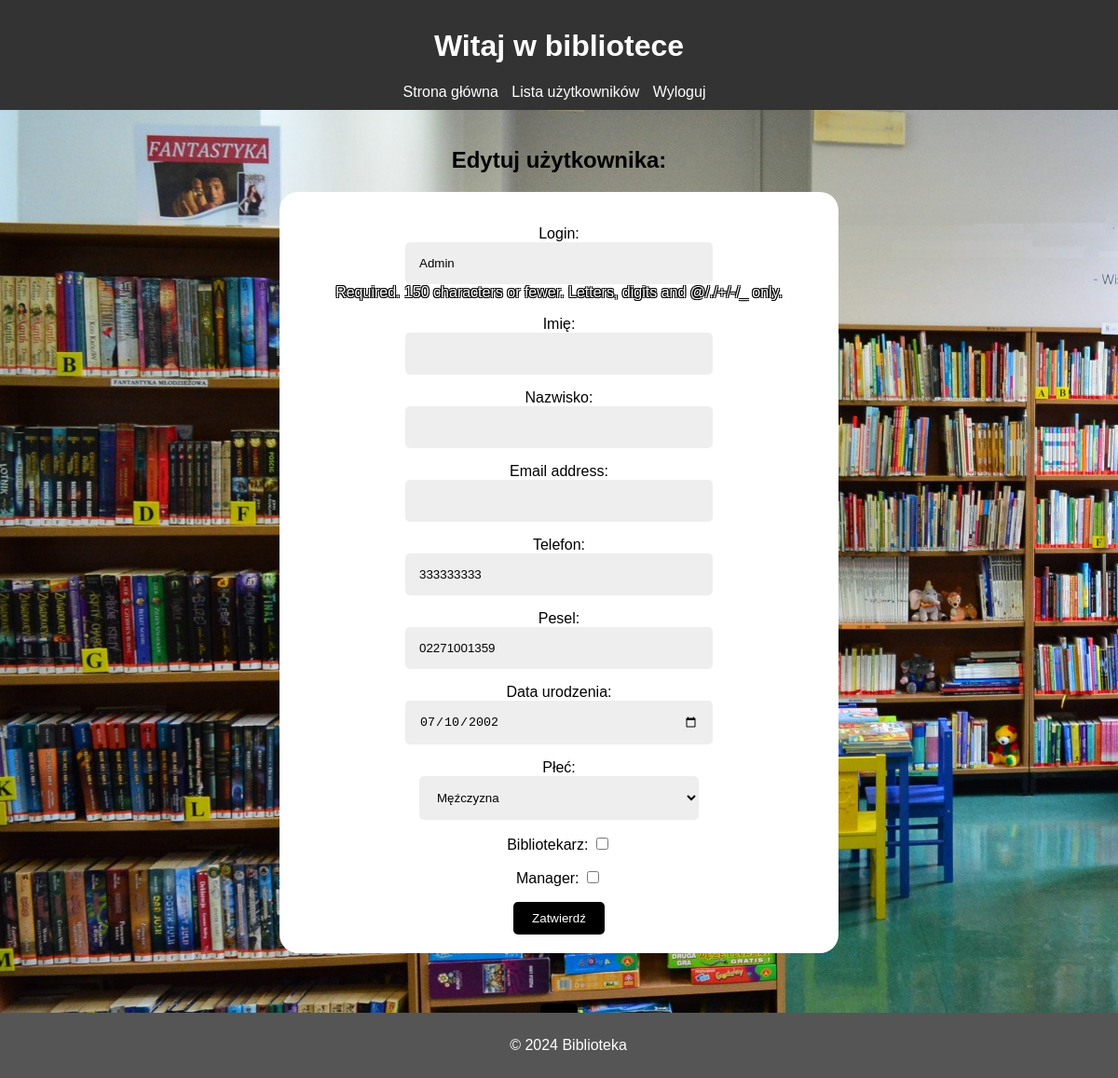
Before: /updateuser/1 (signed in) with the older database file.
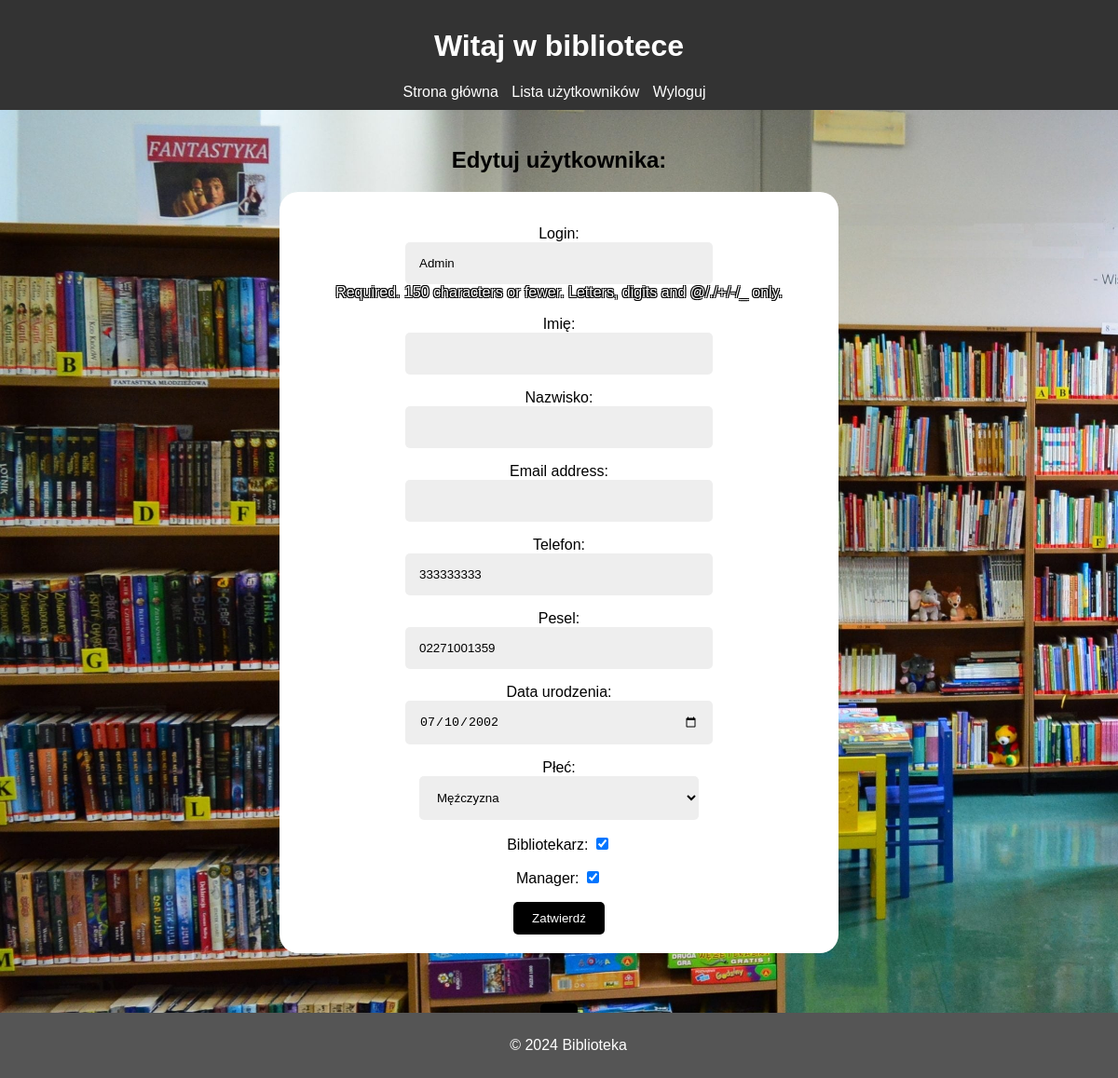
After: the same page with the newer database file.
### uzytkownicy/models.py (models this page shows, shortened)
class User(AbstractUser):
    choices = [(0, 'Męźczyzna'),
               (1, 'Kobieta')]
    Telefon = models.CharField(max_length=9,null=False, validators=[regex_telefon])
    Pesel = models.CharField(max_length=11, unique=True, null=False, validators=[regex_pesel, validate_pesel])
    Data_urodzenia = models.DateField(null = False)
    current_password = models.CharField(max_length=15, null=False, blank=False, validators=[password_validator])
    password_1 = models.CharField(max_length=15, null=False, blank=False, validators=[password_validator])
    password_2 = models.CharField(max_length=15, null=False, blank=False, validators=[password_validator])
    password_3 = models.CharField(max_length=15, null=False, blank=False, validators=[password_validator])
    passwords_attempts = models.IntegerField(default=0)
    Plec = models.IntegerField(choices=choices, null=False)
    Bibliotekarz = models.BooleanField(default = False)
    ManagerBiblioteki = models.BooleanField(default = False)
    utworzony = models.DateTimeField(auto_now_add=True)
    edytowany = models.DateTimeField(auto_now=True)
    is_deleted = models.BooleanField(default=False)
    is_password_changed = models.BooleanField(default=False)
    REQUIRED_FIELDS = ['Telefon', 'Pesel', 'Data_urodzenia', 'Plec']

### uzytkownicy/views.py (the view)
# urls.py: path('updateuser/<int:pk>', views.UpdateUserView.as_view(), name='updateUser'),
class UpdateUserView(LoginRequiredMixin, HandleNoPermission, UpdateView):
    model = User
    form_class = UserCreateUpdateForm
    template_name = 'updateUser.html'
    success_url = reverse_lazy('users')
    def test_func(self) -> bool | None:
        return Permissions.objects.get(User=self.request.user.id).Edit_user

### uzytkownicy/forms.py
class UserCreateUpdateForm(forms.ModelForm):
    class Meta:
        model = User
        fields = ['username', 'first_name', 'last_name', 'email', 'Telefon',
            'Pesel', 'Data_urodzenia', 'Plec', 'Bibliotekarz', 'ManagerBiblioteki']
        widgets = { 'Data_urodzenia': (forms.DateInput(format="%Y-%m-%d", attrs={"type": "date"}))}
        labels = {
            'username': 'Login',
            'first_name': 'Imię',
            'last_name': 'Nazwisko',
            'Telefon': 'Telefon',
            'Pesel': 'Pesel',
            'Data_urodzenia': 'Data urodzenia',
            'Plec': 'Płeć',
            'Bibliotekarz': 'Bibliotekarz',
            'ManagerBiblioteki': 'Manager'
        }

### uzytkownicy/templates/updateUser.html (shortened to what this page needs)
<!DOCTYPE html>
{% load static %}
<html lang="en">
<head>
</head>
<body>
    <header>
        <h1>Witaj w bibliotece</h1>
        <nav>
            <ul style="display: inline;">
                <li><a href="/">Strona główna</a></li>
                <li><a href="/users/">Lista użytkowników</a></li>
                {% if user.is_authenticated %}
                <li><a href="{% url 'logout' %}">Wyloguj</a></li>
            {% else %}
                <li><a href="{% url 'login' %}">Zaloguj</a></li>
            {% endif %}
            </ul>
        </nav>
    </header>
    <main>
        <h2>Edytuj użytkownika:</h2>
        <form method="POST" action="">
        {{form.as_p}}
            <input type="submit" value="Zatwierdź">
        </form>
        <div class="button-group">
            <a href="/users/"><button></button></a>
        </div>
    </main>
    <footer>
        <p>&copy; 2024 Biblioteka</p>
    </footer>
</body>
</html>

Changed rows visible on the page:
changed User "Admin": Bibliotekarz "☐" → "☑"; ManagerBiblioteki "☐" → "☑"
